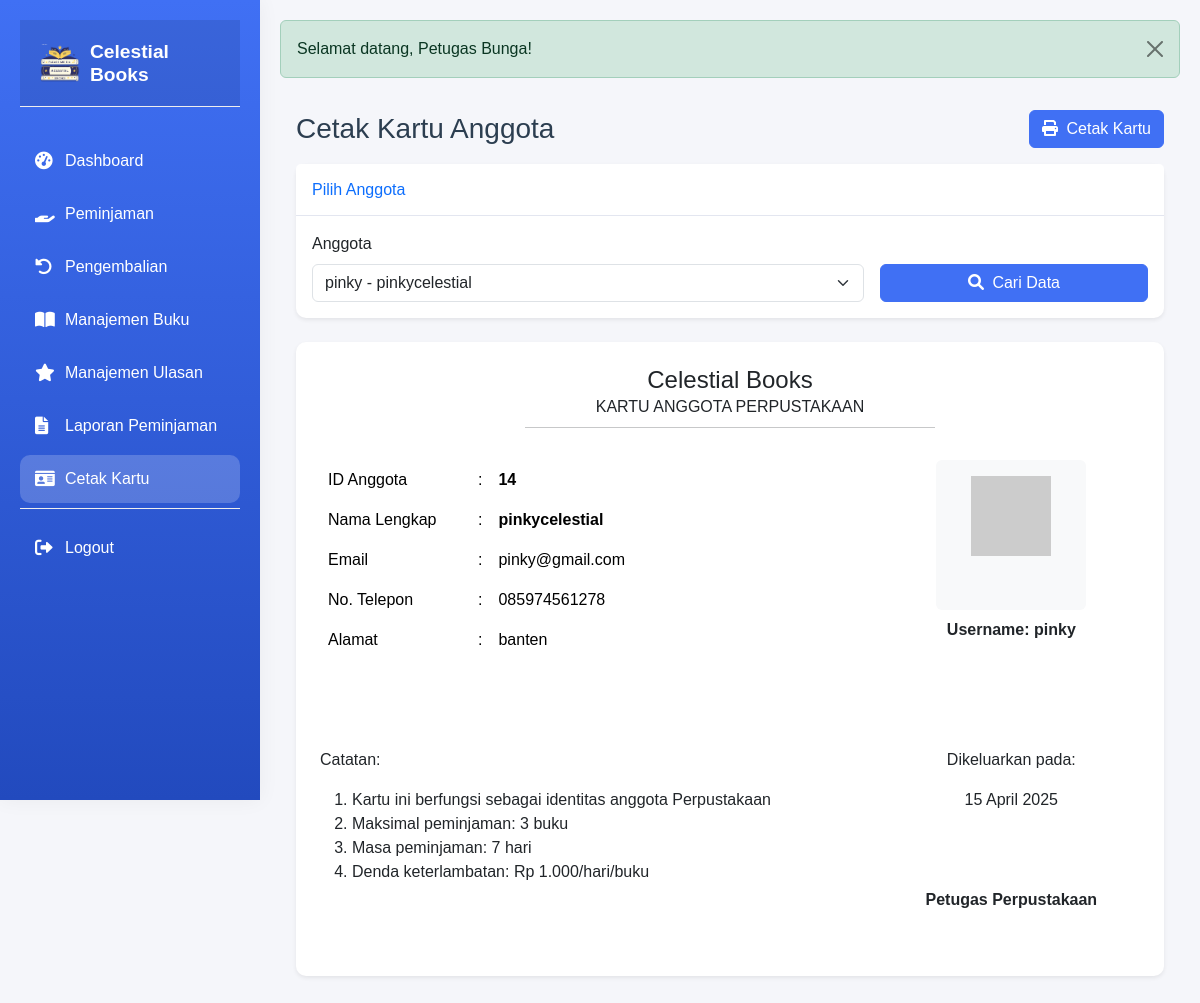
The app's page /reports/templates/kartu_peminjaman.php?user_id=14 (signed in) with its own data.
### tables this page shows
CREATE TABLE `users` (
  `id` int(11) NOT NULL,
  `username` varchar(255) NOT NULL,
  `email` varchar(255) NOT NULL,
  `password` varchar(255) NOT NULL,
  `nama_lengkap` varchar(255) NOT NULL,
  `alamat` text DEFAULT NULL,
  `no_telepon` varchar(15) DEFAULT NULL,
  `role` enum('admin','petugas','peminjam') NOT NULL,
  `created_at` timestamp NOT NULL DEFAULT current_timestamp(),
  `updated_at` timestamp NOT NULL DEFAULT current_timestamp() ON UPDATE current_timestamp(),
  `reset_token` varchar(64) DEFAULT NULL,
  `reset_expires` datetime DEFAULT NULL
);

### reports/templates/kartu_peminjaman.php (the view, shortened to what this page needs)
<?php
$db = new Database();
$conn = $db->getConnection();
$users = $conn->query("SELECT id, username, nama_lengkap FROM users WHERE role = 'peminjam' ORDER BY username")->fetchAll(PDO::FETCH_ASSOC);
$user_id = isset($_GET['user_id']) ? intval($_GET['user_id']) : null;
$user_data = null;
if ($user_id) {
    $stmt = $conn->prepare("SELECT * FROM users WHERE id = :id AND role = 'peminjam'");
    $stmt->bindParam(':id', $user_id);
    $stmt->execute();
    $user_data = $stmt->fetch(PDO::FETCH_ASSOC);
}
include '../../includes/header.php';
?>
<div class="container-fluid p-3">
    <div class="d-flex justify-content-between align-items-center mb-3">
        <h1 class="h3 mb-0">Cetak Kartu Anggota</h1>
        <?php if ($user_data): ?>
        <div>
            <button id="print-kartu" class="btn btn-primary">
                <i class="fas fa-print me-1"></i> Cetak Kartu
            </button>
        </div>
        <?php endif; ?>
    </div>
    <div class="card border-0 shadow-sm mb-4">
        <div class="card-header bg-white py-3">
            <h6 class="m-0 font-weight-bold text-primary">Pilih Anggota</h6>
        </div>
        <div class="card-body">
            <form method="GET" action="" class="row g-3 align-items-end">
                <div class="col-md-8">
                    <label for="user_id" class="form-label">Anggota</label>
                    <select name="user_id" id="user_id" class="form-select" required>
                        <?php foreach ($users as $user): ?>
                        <option value="<?= $user['id'] ?>" <?= ($user_id == $user['id'] ? 'selected' : '') ?>>
                            <?= htmlspecialchars($user['username']) ?> <?= $user['nama_lengkap'] ? '- ' . htmlspecialchars($user['nama_lengkap']) : '' ?>
                        </option>
                        <?php endforeach; ?>
                    </select>
                </div>
                <div class="col-md-4">
                    <button type="submit" class="btn btn-primary w-100">
                        <i class="fas fa-search me-1"></i> Cari Data
                    </button>
                </div>
            </form>
        </div>
    </div>
    <?php if ($user_data): ?>
    <div id="kartu-content" class="card border-0 shadow-sm">
        <div class="card-body p-4">
            <div class="row mb-4">
                <div class="col-md-12 text-center mb-4">
                    <h4 class="mb-0"><?= APP_NAME ?></h4>
                    <p class="mb-0">KARTU ANGGOTA PERPUSTAKAAN</p>
                    <hr class="my-2 mx-auto" style="width: 50%;">
                </div>
                <div class="col-md-12 mb-4">
                    <div class="row">
                        <div class="col-md-8">
                            <table class="table table-borderless">
                                <tr>
                                    <td width="150">ID Anggota</td>
                                    <td width="20">:</td>
                                    <td><strong><?= $user_data['id'] ?></strong></td>
                                </tr>
                                <tr>
                                    <td>Nama Lengkap</td>
                                    <td>:</td>
                                    <td><strong><?= htmlspecialchars($user_data['nama_lengkap'] ?? $user_data['username']) ?></strong></td>
                                </tr>
                                <tr>
                                    <td>Email</td>
                                    <td>:</td>
                                    <td><?= htmlspecialchars($user_data['email']) ?></td>
                                </tr>
                                <tr>
                                    <td>No. Telepon</td>
                                    <td>:</td>
                                    <td><?= htmlspecialchars($user_data['no_telepon'] ?? '-') ?></td>
                                </tr>
                                <tr>
                                    <td>Alamat</td>
                                    <td>:</td>
                                    <td><?= htmlspecialchars($user_data['alamat'] ?? '-') ?></td>
                                </tr>
                            </table>
                        </div>
                        <div class="col-md-4 text-center">
                            <div class="bg-light p-3 rounded mb-2" style="height: 150px; width: 150px; margin: 0 auto;">
                                <img src="https://ui-avatars.com/api/?name=<?= urlencode($user_data['username']) ?>&background=random&size=150"
                                    class="img-fluid"
                                    alt="Avatar">
                            </div>
                            <div class="mt-2">
                                <strong>Username: <?= htmlspecialchars($user_data['username']) ?></strong>
                            </div>
                        </div>
                    </div>
                </div>
                <div class="col-md-12 mt-5">
                    <div class="row">
                        <div class="col-8">
                            <p>Catatan:</p>
                            <ol>
                                <li>Kartu ini berfungsi sebagai identitas anggota Perpustakaan</li>
                                <li>Maksimal peminjaman: 3 buku</li>
                                <li>Masa peminjaman: 7 hari</li>
                                <li>Denda keterlambatan: Rp 1.000/hari/buku</li>
                            </ol>
                        </div>
                        <div class="col-4 text-center">
                            <p>Dikeluarkan pada:</p>
                            <p><?= date('d F Y') ?></p>
                            <div style="height: 60px;"></div>
                            <p><strong>Petugas Perpustakaan</strong></p>
                        </div>
                    </div>
                </div>
            </div>
        </div>
    </div>
    <?php endif; ?>
</div>
<?php include '../../includes/footer.php'; ?>

### assets/css/style.css (style rules this page uses)
:root { --primary-color: #4070f4; --secondary-color: #0c134f; --success-color: #1cc88a; --info-color: #36b9cc; --warning-color: #f6c23e; --danger-color: #e74a3b; --white-color: #ffffff; --light-color: #f8f9fc; --dark-color: #5a5c69; --text-color: #333333; --text-light: #7f8c8d; --text-dark: #2c3e50; --sidebar-width: 260px; --header-height: 60px; --transition-speed: 0.3s; }
body { font-family: 'Nunito', sans-serif; background-color: #f5f6fa; color: var(--text-dark); }
.card { border: none; border-radius: 10px; box-shadow: 0 0.15rem 1.75rem 0 rgba(58, 59, 69, 0.15); transition: transform 0.3s ease; background-color: var(--white-color); }
.card-header { background-color: var(--white-color); border-bottom: 1px solid #e3e6f0; }
.btn-primary { background-color: var(--primary-color); border-color: var(--primary-color); }
.table { background-color: var(--white-color); border-radius: 10px; overflow: hidden; }

### records on screen
users: id "14", nama_lengkap "pinkycelestial", email "pinky@gmail.com", no_telepon "085974561278", alamat "banten", username "pinky"

### other values on screen
APP_NAME "Celestial Books"
$alert['message'] "Selamat datang, Petugas Bunga!"
form field user_id "pinky - pinkycelestial"
